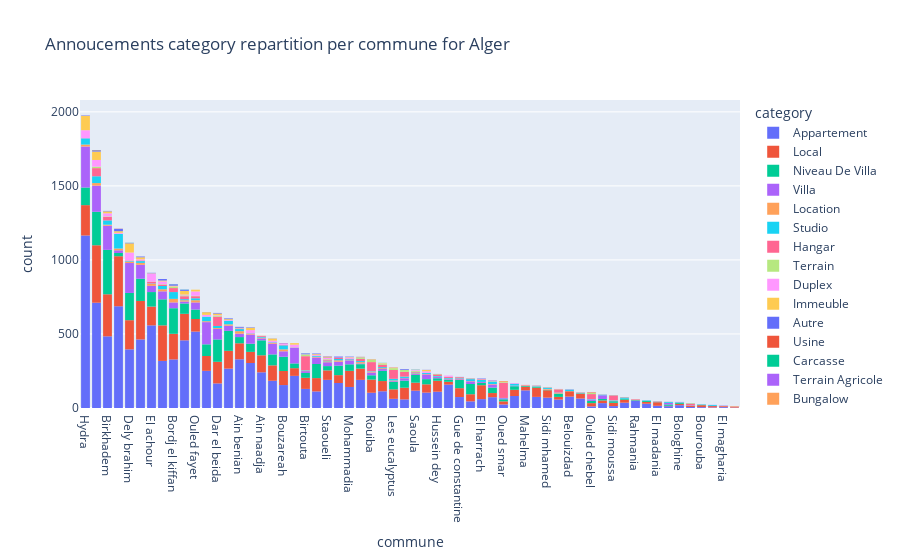

This figure's notebook cell:
### Code cell
fig = px.histogram(data_cleaned_alger,x="commune",color="category",title="Annoucements category repartition per commune for Alger").update_xaxes(categoryorder='total descending')
fig.show()

### Figure 1 — Plotly figure (JSON) as saved in the notebook; plotly's stock layout.template omitted (floating-point values rounded to 4 significant figures; data arrays with more than 128 entries replaced by an {"elided": "..."} marker saying what was removed)
{"data": [{"alignmentgroup": "True", "bingroup": "x", "hovertemplate": "category=Appartement<br>commune=%{x}<br>count=%{y}<extra></extra>", "legendgroup": "Appartement", "marker": {"color": "#636efa", "pattern": {"shape": ""}}, "name": "Appartement", "offsetgroup": "Appartement", "orientation": "v", "showlegend": true, "type": "histogram", "x": {"elided": "11015 str values"}, "xaxis": "x", "yaxis": "y"}, {"alignmentgroup": "True", "bingroup": "x", "hovertemplate": "category=Local<br>commune=%{x}<br>count=%{y}<extra></extra>", "legendgroup": "Local", "marker": {"color": "#EF553B", "pattern": {"shape": ""}}, "name": "Local", "offsetgroup": "Local", "orientation": "v", "showlegend": true, "type": "histogram", "x": {"elided": "5053 str values"}, "xaxis": "x", "yaxis": "y"}, {"alignmentgroup": "True", "bingroup": "x", "hovertemplate": "category=Niveau De Villa<br>commune=%{x}<br>count=%{y}<extra></extra>", "legendgroup": "Niveau De Villa", "marker": {"color": "#00cc96", "pattern": {"shape": ""}}, "name": "Niveau De Villa", "offsetgroup": "Niveau De Villa", "orientation": "v", "showlegend": true, "type": "histogram", "x": {"elided": "3282 str values"}, "xaxis": "x", "yaxis": "y"}, {"alignmentgroup": "True", "bingroup": "x", "hovertemplate": "category=Villa<br>commune=%{x}<br>count=%{y}<extra></extra>", "legendgroup": "Villa", "marker": {"color": "#ab63fa", "pattern": {"shape": ""}}, "name": "Villa", "offsetgroup": "Villa", "orientation": "v", "showlegend": true, "type": "histogram", "x": {"elided": "2059 str values"}, "xaxis": "x", "yaxis": "y"}, {"alignmentgroup": "True", "bingroup": "x", "hovertemplate": "category=Location<br>commune=%{x}<br>count=%{y}<extra></extra>", "legendgroup": "Location", "marker": {"color": "#FFA15A", "pattern": {"shape": ""}}, "name": "Location", "offsetgroup": "Location", "orientation": "v", "showlegend": true, "type": "histogram", "x": {"elided": "311 str values"}, "xaxis": "x", "yaxis": "y"}, {"alignmentgroup": "True", "bingroup": "x", "hovertemplate": "category=Studio<br>commune=%{x}<br>count=%{y}<extra></extra>", "legendgroup": "Studio", "marker": {"color": "#19d3f3", "pattern": {"shape": ""}}, "name": "Studio", "offsetgroup": "Studio", "orientation": "v", "showlegend": true, "type": "histogram", "x": {"elided": "657 str values"}, "xaxis": "x", "yaxis": "y"}, {"alignmentgroup": "True", "bingroup": "x", "hovertemplate": "category=Hangar<br>commune=%{x}<br>count=%{y}<extra></extra>", "legendgroup": "Hangar", "marker": {"color": "#FF6692", "pattern": {"shape": ""}}, "name": "Hangar", "offsetgroup": "Hangar", "orientation": "v", "showlegend": true, "type": "histogram", "x": {"elided": "802 str values"}, "xaxis": "x", "yaxis": "y"}, {"alignmentgroup": "True", "bingroup": "x", "hovertemplate": "category=Terrain<br>commune=%{x}<br>count=%{y}<extra></extra>", "legendgroup": "Terrain", "marker": {"color": "#B6E880", "pattern": {"shape": ""}}, "name": "Terrain", "offsetgroup": "Terrain", "orientation": "v", "showlegend": true, "type": "histogram", "x": {"elided": "152 str values"}, "xaxis": "x", "yaxis": "y"}, {"alignmentgroup": "True", "bingroup": "x", "hovertemplate": "category=Duplex<br>commune=%{x}<br>count=%{y}<extra></extra>", "legendgroup": "Duplex", "marker": {"color": "#FF97FF", "pattern": {"shape": ""}}, "name": "Duplex", "offsetgroup": "Duplex", "orientation": "v", "showlegend": true, "type": "histogram", "x": {"elided": "438 str values"}, "xaxis": "x", "yaxis": "y"}, {"alignmentgroup": "True", "bingroup": "x", "hovertemplate": "category=Immeuble<br>commune=%{x}<br>count=%{y}<extra></extra>", "legendgroup": "Immeuble", "marker": {"color": "#FECB52", "pattern": {"shape": ""}}, "name": "Immeuble", "offsetgroup": "Immeuble", "orientation": "v", "showlegend": true, "type": "histogram", "x": {"elided": "442 str values"}, "xaxis": "x", "yaxis": "y"}, {"alignmentgroup": "True", "bingroup": "x", "hovertemplate": "category=Autre<br>commune=%{x}<br>count=%{y}<extra></extra>", "legendgroup": "Autre", "marker": {"color": "#636efa", "pattern": {"shape": ""}}, "name": "Autre", "offsetgroup": "Autre", "orientation": "v", "showlegend": true, "type": "histogram", "x": {"elided": "143 str values"}, "xaxis": "x", "yaxis": "y"}, {"alignmentgroup": "True", "bingroup": "x", "hovertemplate": "category=Usine<br>commune=%{x}<br>count=%{y}<extra></extra>", "legendgroup": "Usine", "marker": {"color": "#EF553B", "pattern": {"shape": ""}}, "name": "Usine", "offsetgroup": "Usine", "orientation": "v", "showlegend": true, "type": "histogram", "x": ["Staoueli", "Bouzareah", "Oued smar", "Cheraga", "Ouled chebel", "Ouled chebel", "Ouled chebel", "Alger centre", "Les eucalyptus", "Les eucalyptus", "Bab el oued", "Oued smar", "Cheraga"], "xaxis": "x", "yaxis": "y"}, {"alignmentgroup": "True", "bingroup": "x", "hovertemplate": "category=Carcasse<br>commune=%{x}<br>count=%{y}<extra></extra>", "legendgroup": "Carcasse", "marker": {"color": "#00cc96", "pattern": {"shape": ""}}, "name": "Carcasse", "offsetgroup": "Carcasse", "orientation": "v", "showlegend": true, "type": "histogram", "x": ["Bab ezzouar", "Bordj el kiffan", "Douera", "Cheraga", "Birtouta", "Dely brahim", "Saoula"], "xaxis": "x", "yaxis": "y"}, {"alignmentgroup": "True", "bingroup": "x", "hovertemplate": "category=Terrain Agricole<br>commune=%{x}<br>count=%{y}<extra></extra>", "legendgroup": "Terrain Agricole", "marker": {"color": "#ab63fa", "pattern": {"shape": ""}}, "name": "Terrain Agricole", "offsetgroup": "Terrain Agricole", "orientation": "v", "showlegend": true, "type": "histogram", "x": ["Staoueli", "Zeralda", "Birtouta", "Ain taya", "Bordj el kiffan"], "xaxis": "x", "yaxis": "y"}, {"alignmentgroup": "True", "bingroup": "x", "hovertemplate": "category=Bungalow<br>commune=%{x}<br>count=%{y}<extra></extra>", "legendgroup": "Bungalow", "marker": {"color": "#FFA15A", "pattern": {"shape": ""}}, "name": "Bungalow", "offsetgroup": "Bungalow", "orientation": "v", "showlegend": true, "type": "histogram", "x": ["Reghaia", "Ain taya", "Staoueli"], "xaxis": "x", "yaxis": "y"}], "layout": {"barmode": "relative", "legend": {"title": {"text": "category"}, "tracegroupgap": 0}, "title": {"text": "Annoucements category repartition per commune for Alger"}, "xaxis": {"anchor": "y", "categoryorder": "total descending", "domain": [0, 1], "title": {"text": "commune"}}, "yaxis": {"anchor": "x", "domain": [0, 1], "title": {"text": "count"}}}}
